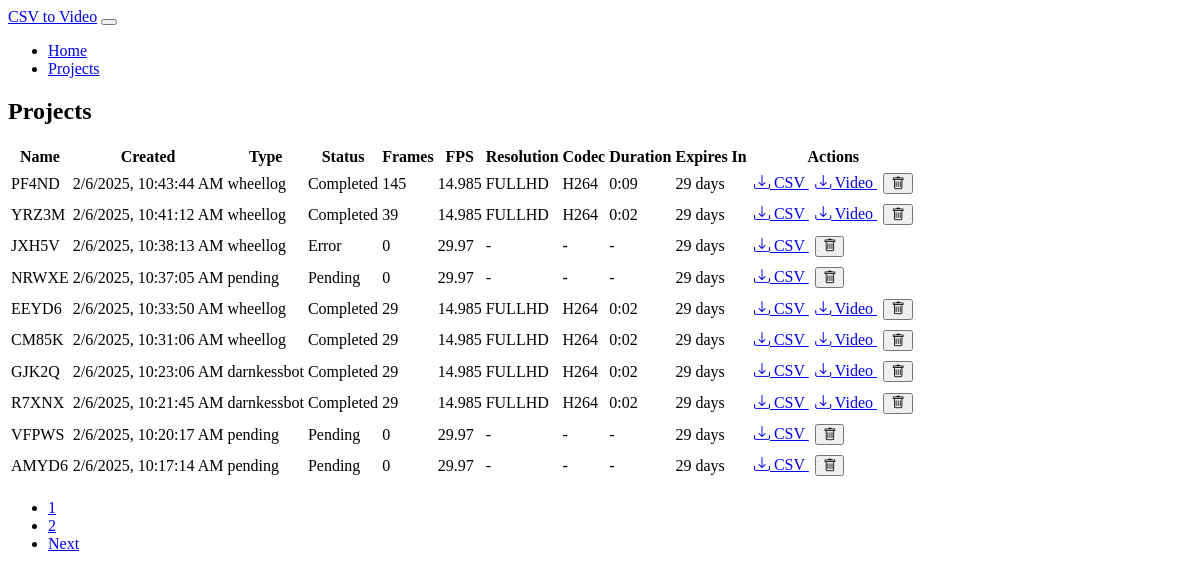
The app's page /projects with its own data.
### models.py (models this page shows, shortened)
class Project(db.Model):
    id = db.Column(db.Integer, primary_key=True)
    name = db.Column(db.String(100), nullable=False)
    csv_file = db.Column(db.String(255), nullable=False)
    csv_type = db.Column(db.String(20), nullable=False)  # 'darnkessbot' or 'wheellog'
    created_at = db.Column(db.DateTime, nullable=False, default=datetime.utcnow)
    expiry_date = db.Column(db.DateTime, nullable=False)
    frame_count = db.Column(db.Integer, default=0)
    fps = db.Column(db.Float, default=29.97)
    video_file = db.Column(db.String(255))
    codec = db.Column(db.String(10))
    resolution = db.Column(db.String(10))  # 'fullhd' or '4k'
    video_duration = db.Column(db.Float)  # Duration in seconds
    status = db.Column(db.String(20), default='pending')  # pending, processing, completed, error
    error_message = db.Column(db.Text)
    folder_number = db.Column(db.Integer)  # New field for storing unique folder number
    def days_until_expiry(self):
        if self.expiry_date:
            delta = self.expiry_date - datetime.utcnow()
            return max(0, delta.days)
        return 0
    def get_duration_str(self):
        if self.video_duration is None:
            return '-'
        minutes = int(self.video_duration // 60)
        seconds = int(self.video_duration % 60)
        return f"{minutes}:{seconds:02d}"

### app.py (the view)
@app.route('/projects')
def list_projects():
    page = request.args.get('page', 1, type=int)
    projects = Project.query.order_by(Project.created_at.desc())\
        .paginate(page=page, per_page=10, error_out=False)
    return render_template('projects.html', projects=projects)

### templates/projects.html (shortened to what this page needs)
{% extends "base.html" %}
{% block content %}
<div class="card">
    <div class="card-header">
        <h2 class="card-title">Projects</h2>
    </div>
    <div class="card-body">
        <div class="table-responsive">
            <table class="table">
                <thead>
                    <tr>
                        <th>Name</th>
                        <th>Created</th>
                        <th>Type</th>
                        <th>Status</th>
                        <th>Frames</th>
                        <th>FPS</th>
                        <th>Resolution</th>
                        <th>Codec</th>
                        <th>Duration</th>
                        <th>Expires In</th>
                        <th>Actions</th>
                    </tr>
                </thead>
                <tbody>
                    {% for project in projects.items %}
                    <tr>
                        <td>{{ project.name }}</td>
                        <td data-timestamp="{{ project.created_at.timestamp() }}">
                        </td>
                        <td>{{ project.csv_type }}</td>
                        <td>
                            <span class="badge text-bg-{{
                                'warning' if project.status == 'processing' else
                                'success' if project.status == 'completed' else
                                'danger' if project.status == 'error' else
                                'secondary'
                            }}"
                            data-project-id="{{ project.id }}"
                            data-project-status="{{ project.status }}"
                            {% if project.status == 'error' and project.error_message %}
                            title="{{ project.error_message }}"
                            {% endif %}
                            >{{ project.status.capitalize() }}</span>
                        </td>
                        <td>{{ project.frame_count }}</td>
                        <td>{{ project.fps }}</td>
                        <td>{{ project.resolution|upper if project.resolution else '-' }}</td>
                        <td>{{ project.codec|upper if project.codec else '-' }}</td>
                        <td>{{ project.get_duration_str() }}</td>
                        <td>{{ project.days_until_expiry() }} days</td>
                        <td>
                            <a href="{{ url_for('download_file', project_id=project.id, type='processed_csv') }}"
                               class="btn btn-sm btn-info">
                                <i class="bi bi-download"></i> CSV
                            </a>
                            {% if project.video_file %}
                            <a href="{{ url_for('download_file', project_id=project.id, type='video') }}"
                               class="btn btn-sm btn-success">
                                <i class="bi bi-download"></i> Video
                            </a>
                            {% endif %}
                            <button onclick="deleteProject({{ project.id }})"
                                    class="btn btn-sm btn-danger">
                                <i class="bi bi-trash"></i>
                            </button>
                        </td>
                    </tr>
                    {% endfor %}
                </tbody>
            </table>
        </div>
        {% if projects.pages > 1 %}
        <nav aria-label="Project navigation" class="mt-4">
            <ul class="pagination justify-content-center">
                {% for page_num in range(projects.page - 1, projects.page + 2) %}
                    {% if page_num > 0 and page_num <= projects.pages %}
                    <li class="page-item {% if page_num == projects.page %}active{% endif %}">
                        <a class="page-link" href="{{ url_for('list_projects', page=page_num) }}">{{ page_num }}</a>
                    </li>
                    {% endif %}
                {% endfor %}
                {% if projects.has_next %}
                <li class="page-item">
                    <a class="page-link" href="{{ url_for('list_projects', page=projects.next_num) }}">Next</a>
                </li>
                {% endif %}
            </ul>
        </nav>
        {% endif %}
    </div>
</div>
{% endblock %}

### templates/base.html (shortened to what this page needs)
<!DOCTYPE html>
<html lang="en" data-bs-theme="dark">
<head>
    <link href="https://cdn.replit.com/agent/bootstrap-agent-dark-theme.min.css" rel="stylesheet">
    <link href="https://cdn.jsdelivr.net/npm/bootstrap-icons@1.7.2/font/bootstrap-icons.css" rel="stylesheet">
    <link href="{{ url_for('static', filename='css/custom.css') }}" rel="stylesheet">
</head>
<body>
    <nav class="navbar navbar-expand-lg navbar-dark bg-dark mb-4">
        <div class="container">
            <a class="navbar-brand" href="{{ url_for('index') }}">CSV to Video</a>
            <button class="navbar-toggler" type="button" data-bs-toggle="collapse" data-bs-target="#navbarNav">
            </button>
            <div class="collapse navbar-collapse" id="navbarNav">
                <ul class="navbar-nav">
                    <li class="nav-item">
                        <a class="nav-link" href="{{ url_for('index') }}">Home</a>
                    </li>
                    <li class="nav-item">
                        <a class="nav-link" href="{{ url_for('list_projects') }}">Projects</a>
                    </li>
                </ul>
            </div>
        </div>
    </nav>
    <div class="container">
        {% block content %}{% endblock %}
    </div>
</body>
</html>

### static/css/custom.css (style rules this page uses)
.card { margin-bottom: 2rem; }
.table td, .table th { vertical-align: middle; white-space: nowrap; }
.table td:last-child { min-width: 150px; }
.table-responsive { overflow-x: auto; }
.btn-sm { margin: 0.2rem; }

### records on screen
Project: name "PF4ND", csv_type "wheellog", status "Completed", frame_count "145", fps "14.985", resolution "FULLHD", codec "H264", get_duration_str "0:09", days_until_expiry "29"
Project: name "YRZ3M", csv_type "wheellog", status "Completed", frame_count "39", fps "14.985", resolution "FULLHD", codec "H264", get_duration_str "0:02", days_until_expiry "29"
Project: name "JXH5V", csv_type "wheellog", status "Error", frame_count "0", fps "29.97", resolution "-", codec "-", get_duration_str "-", days_until_expiry "29"
Project: name "NRWXE", csv_type "pending", status "Pending", frame_count "0", fps "29.97", resolution "-", codec "-", get_duration_str "-", days_until_expiry "29"
Project: name "EEYD6", csv_type "wheellog", status "Completed", frame_count "29", fps "14.985", resolution "FULLHD", codec "H264", get_duration_str "0:02", days_until_expiry "29"
Project: name "CM85K", csv_type "wheellog", status "Completed", frame_count "29", fps "14.985", resolution "FULLHD", codec "H264", get_duration_str "0:02", days_until_expiry "29"
Project: name "GJK2Q", csv_type "darnkessbot", status "Completed", frame_count "29", fps "14.985", resolution "FULLHD", codec "H264", get_duration_str "0:02", days_until_expiry "29"
Project: name "R7XNX", csv_type "darnkessbot", status "Completed", frame_count "29", fps "14.985", resolution "FULLHD", codec "H264", get_duration_str "0:02", days_until_expiry "29"
Project: name "VFPWS", csv_type "pending", status "Pending", frame_count "0", fps "29.97", resolution "-", codec "-", get_duration_str "-", days_until_expiry "29"
Project: name "AMYD6", csv_type "pending", status "Pending", frame_count "0", fps "29.97", resolution "-", codec "-", get_duration_str "-", days_until_expiry "29"

### other values on screen
{{ page_num }} "1" "2"
